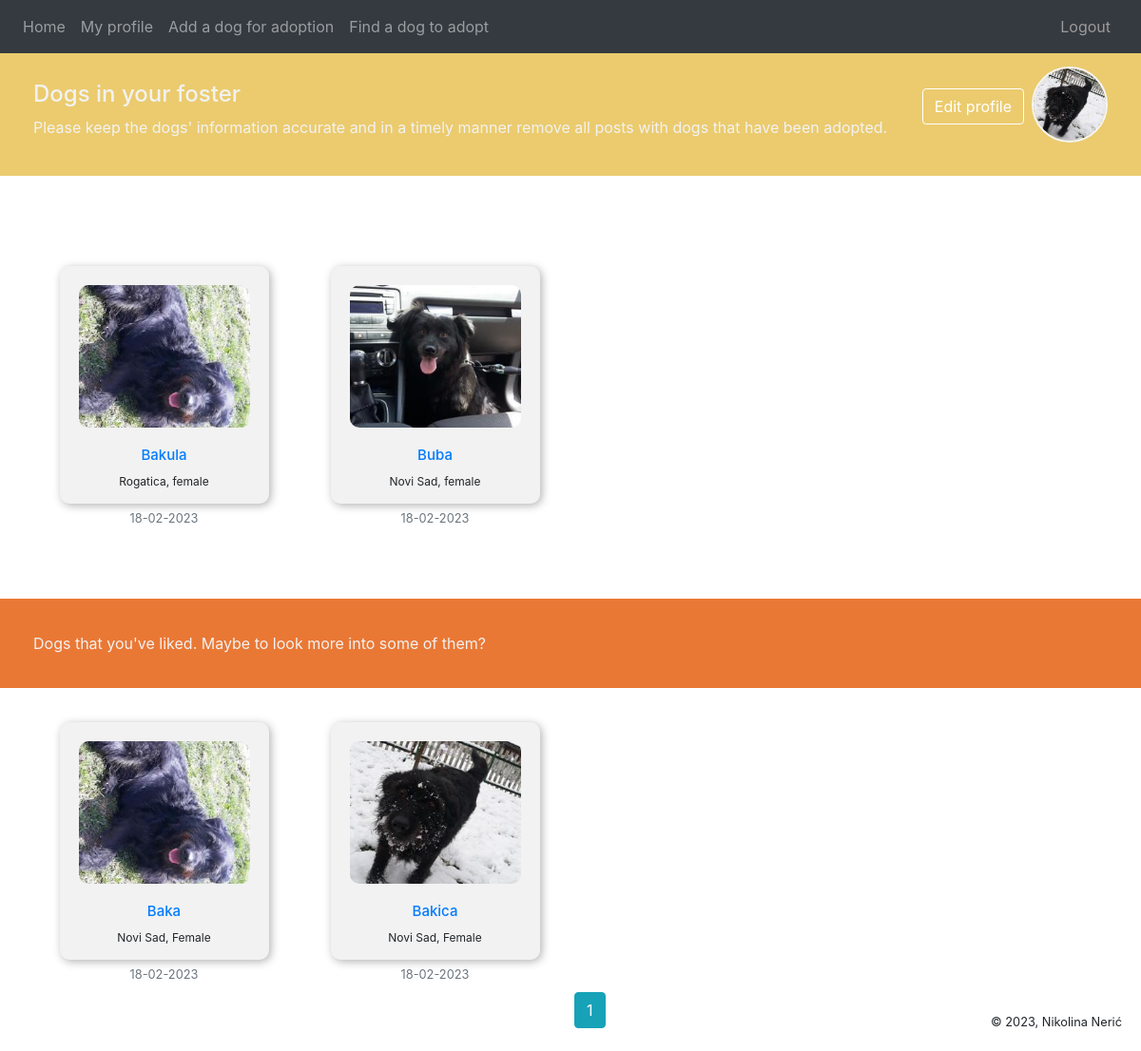
The app's page /profile (signed in) with its own data.
### website/models.py (models this page shows, shortened)
class User(db.Model, UserMixin):
    id = db.Column(db.Integer, primary_key = True)
    email = db.Column(db.String(150), unique = True)
    is_verified = db.Column(db.Boolean(150), default = False)
    password = db.Column(db.String(150))
    first_name = db.Column(db.String(150))
    image_file = db.Column(db.String(150), nullable=False, default='default.jpg')
    posts = db.relationship('Post', backref ='author', lazy = True)
    user_info = db.relationship('UserInfo', backref = 'info', uselist = False)
    saved_dogs = db.Column(db.JSON)

class Post(db.Model):
    id = db.Column(db.Integer, primary_key = True)
    title = db.Column(db.String(150))
    gender = db.Column(db.String(150))
    city = db.Column(db.String(150))
    data = db.Column(db.String(10000))
    image_file = db.Column(db.String(150), nullable=False)
    date_posted = db.Column(db.DateTime(timezone = True), default = func.now())
    user_id = db.Column(db.Integer, db.ForeignKey('user.id'))
    dog_info = db.relationship('DogInfo', backref = 'user', uselist = False)

### website/views.py (the view)
@login_required
def my_profile(page=1):
    posts = Post.query.filter_by(user_id = current_user.id).order_by(Post.date_posted.desc()).paginate(page=page, per_page=10)
    page = request.args.get('page', 1, type=int)
    profile = User.query.filter_by(id = current_user.id).first()
    saved = []
    if profile:
        saved_dogs = set(profile.saved_dogs['saved'])
        for id in saved_dogs:
            dog = Post.query.filter_by(id = id).first()
            if dog != None:
                saved.append(dog)
        print(saved)
        print(posts, 'postovi')
    return render_template('user.html', posts = posts, user = current_user, author = profile, saved = saved)

### website/templates/user.html (shortened to what this page needs)
{% extends "base.html" %} {% block title %}Foster parent{% endblock %}
    {% block content %}
      <div class ="colored-strip">
        <img class="rounded-circle article-img" src="{{ url_for('static', filename='profile_pics/' + author.image_file) }}" style="width: 80px; height: 80px; object-fit: cover; border: 2px solid; border-color: whitesmoke; float: right; margin-top: -15px;">
        {% if author.id != current_user.id %}
        <button id ="pop-up-button" class="btn btn-outline-info btn-outline-info m-2" style="float: right;">Contact me</button>
        <div id="pop-up" style="display:none";>
          <iframe src="{{ url_for('contact_foster', foster_id = author.id) }}" width="400px" height="300px" style=" border-style:hidden ;border-radius: 8px"></iframe>
          <button style="position:fixed; top:2px ;right:20px" class="btn btn-secondary btn-danger" data-dismiss="modal" onclick="document.getElementById('pop-up').style.display='none';">Close</button>
        </div>
        <h4 text-align = "center">Dogs in {{ author.first_name }}'s foster</h4>
        <h7 text-align = "center">If you like some of these dogs, you should contact {{ author.first_name }}. </h7>
        {% else %}
        <a href="/set-profile" class="btn btn-outline-info btn-outline-info m-2" style="float: right; ">Edit profile</a>
        <h4 text-align = "center">Dogs in your foster</h4>
          {%if posts.items%}
            <h7 text-align = "center">Please keep the dogs' information accurate and  in a timely manner remove all posts with dogs that have been adopted. </h7>
          {% else %}
            <h7 text-align = "center">It seems you haven't added any fostering dogs. Are you here just to adopt the dog?
            <a href="\questionnaire" class="link">Fill the adoption preferences form to find your matches.</a></h7>
          {% endif %}
        {%endif%}
      </div>
      <br>
      <br>
      <br>
      <br>
      <br>
      <br>
      {% if posts%}
      <div class="row text-center">
        {% for post in posts %}
        <div class="col-lg-3">
          <div class="dog-card">
            <img src="{{ url_for('static', filename='profile_pics/' + post.image_file) }}" alt="dog" />
              <h2><a href="{{ url_for('post', post_id = post.id )}}">{{ post.title }} </a></h2>
              <p text-align="center"> {{ post.city }}, {{ post.gender }} </p>
              <small class="text-muted">{{ post.date_posted.strftime('%d-%m-%Y')}}</small>
            </div>
          </div>
        {% endfor %}
      </div>
      {%endif%}
      {% if saved %}
      <div class="colored-strip1" style="margin-top: 100px;">Dogs that you've liked. Maybe to look more into some of them?</div>
      <div style="margin-top:150px">
        <div class="row text-center">
          {% for post in saved %}
          <div class="col-lg-3">
            <div class="dog-card">
              <img src="{{ url_for('static', filename='profile_pics/' + post.image_file) }}" alt="dog" />
                <h2><a href="{{ url_for('post', post_id = post.id )}}">{{ post.title }} </a></h2>
                <p text-align="center"> {{ post.city }}, {{ post.gender }} </p>
                <small class="text-muted">{{ post.date_posted.strftime('%d-%m-%Y')}}</small>
              </div>
            </div>
          {% endfor %}
        </div>
      {% endif %}
      </div>
        <div class="pagination">
          {% if author.id != current_user.id %}
            {% for page_num in posts.iter_pages(left_edge=1, right_edge=1, left_current=1, right_current=2) %}
              {% if page_num %}
                {% if posts.page == page_num %}
                  <a class="btn btn-info mb-4" style="margin: 4px"; href="{{ url_for('user', user_id = author.id, page=page_num) }}">{{ page_num }}</a>
                {% else %}
                  <a class="btn btn-outline-info mb-4" href="{{ url_for('user', user_id = author.id, page=page_num) }}">{{ page_num }}</a>
                {% endif %}
              {% else %}
                ...
              {% endif %}
            {% endfor %}
          {% else %}
            {% for page_num in posts.iter_pages(left_edge=1, right_edge=1, left_current=1, right_current=2) %}
              {% if page_num %}
                {% if posts.page == page_num %}
                  <a class="btn btn-info mb-4" style="margin: 4px"; href="{{ url_for('my_profile', page=page_num) }}">{{ page_num }}</a>
                {% else %}
                  <a class="btn btn-outline-info mb-4" href="{{ url_for('my_profile', page=page_num) }}">{{ page_num }}</a>
                {% endif %}
              {% else %}
                ...
              {% endif %}
            {% endfor %}
          {% endif %}
        </div>
        <br>
        <br>
        <br>
        <br>
    {% endblock %}

### website/templates/base.html (style rules this page uses)
html, body { margin: 0; height: 100%; }

### website/templates/user.html (style rules this page uses)
.dog-card { display: inline-block; width: 220px; margin-top: 80px; text-align: center; vertical-align: top; flex-direction: column; align-items: center; height: 250px; background-color: #f2f2f2; border-radius: 10px; padding: 20px; box-shadow: 2px 2px 10px rgba(0, 0, 0, 0.3); }
.dog-card img { width: 100%; height: 150px; object-fit: cover; border-radius: 10px; margin-bottom: 20px; }
.dog-card h2 { font-size: 15px; margin-bottom: 10px; }
.dog-card p { font-size: 12px; }
.pagination { display: flex; justify-content: center; position:fixed; bottom: 0; left: 50% }
.colored-strip { position: absolute; left: 0; right: 0; top: 50px; width: 100%; background-color: #ebcb6e ; padding: 35px; color:#f2f2f2 }
.colored-strip1 { position: absolute; left: 0; right: 0; width: 100%; background-color: #ea7835; padding: 35px; color:#f2f2f2 }
.btn-outline-info { color: #ffffff; border-color: #ffffff; }

### records on screen
User: image_file (picture)
Post: image_file (picture), title "Bakula", city "Rogatica", gender "female", date_posted "18-02-2023"
Post: image_file (picture), title "Buba", city "Novi Sad", gender "female", date_posted "18-02-2023"
Post: image_file (picture), title "Baka", city "Novi Sad", gender "Female", date_posted "18-02-2023"
Post: image_file (picture), title "Bakica", city "Novi Sad", gender "Female", date_posted "18-02-2023"

### other values on screen
{{ page_num }} "1"
